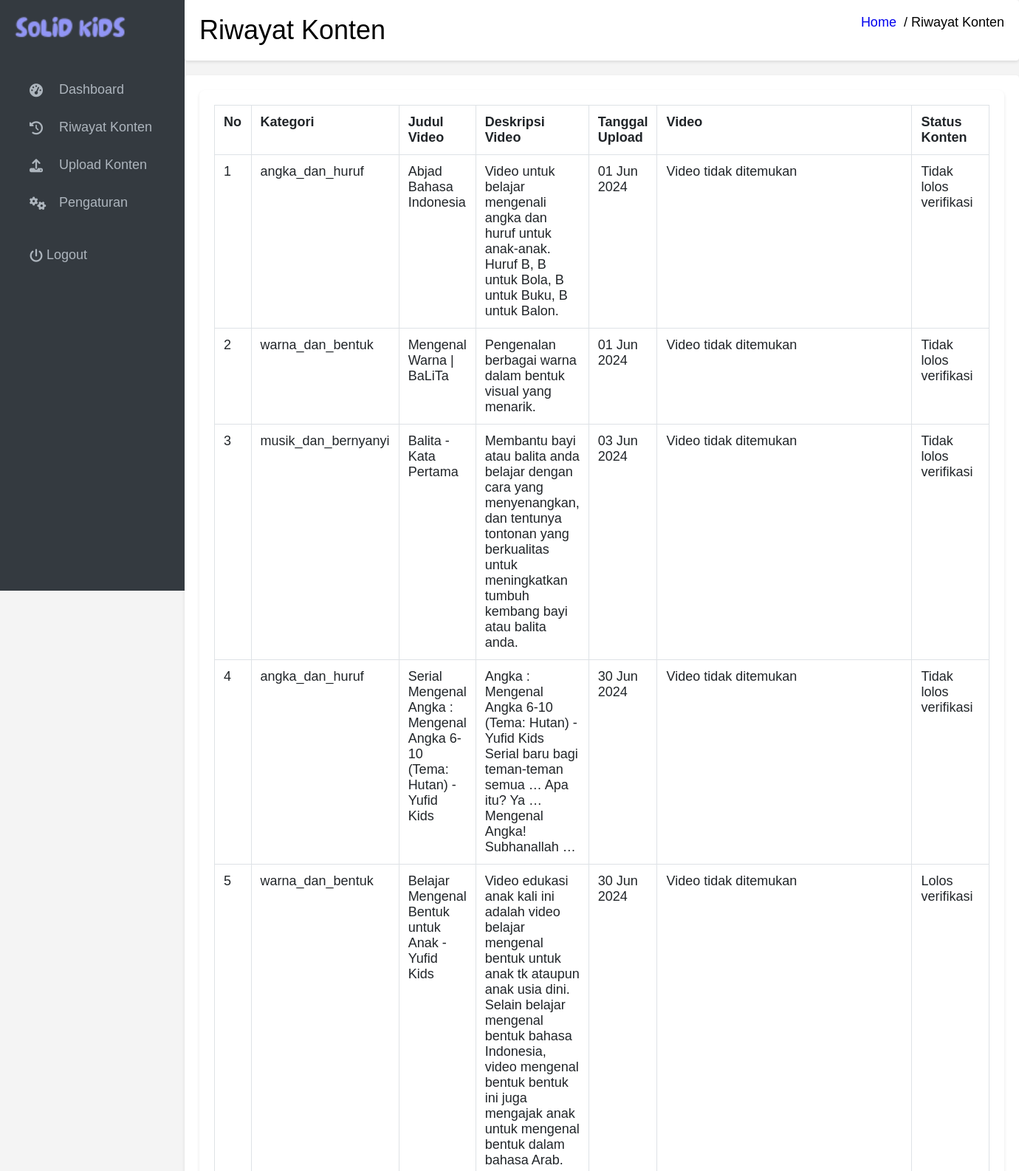
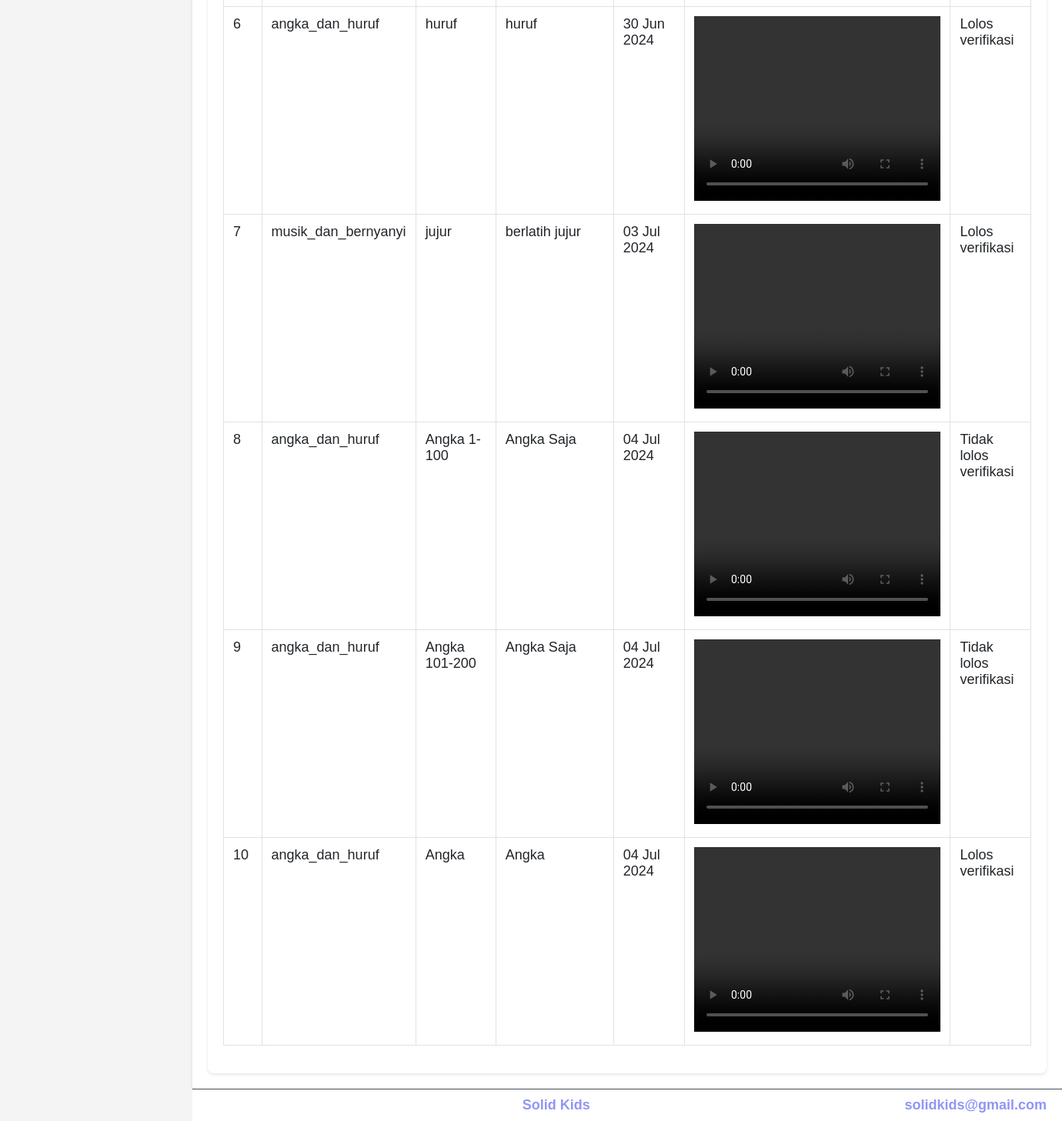
/mahsiswa/Riwayat.php (signed in), run on the app's committed database (2 pictures, top to bottom).
### tables this page shows
CREATE TABLE `videos` (
  `video_id` int(11) NOT NULL,
  `title` varchar(255) NOT NULL,
  `description` text DEFAULT NULL,
  `upload_date` timestamp NOT NULL DEFAULT current_timestamp(),
  `user_id` int(11) DEFAULT NULL,
  `verified` tinyint(1) NOT NULL DEFAULT 0,
  `video_file` varchar(255) NOT NULL
);

CREATE TABLE `topics` (
  `topic_id` int(11) NOT NULL,
  `name` varchar(100) NOT NULL,
  `description` text DEFAULT NULL
);

### mahsiswa/Riwayat.php (the view, shortened to what this page needs)
<?php
$logged_in_user_id = $_SESSION['user_id'];
include 'databasekey.php';
$sql = "
    SELECT v.video_id, v.title, v.description, v.upload_date, v.verified, t.name AS category_name, v.video_file
    FROM videos v
    JOIN video_topics vt ON v.video_id = vt.video_id
    JOIN topics t ON vt.topic_id = t.topic_id
    WHERE v.user_id = ? AND v.verified IN (1, 2)
";
$stmt = $conn->prepare($sql);
$stmt->bind_param("i", $logged_in_user_id);
$stmt->execute();
$result = $stmt->get_result();
?>
<!DOCTYPE html>
<html lang="en">
<head>
    <link rel="stylesheet" href="../css/sidebar.css">
    <link rel="stylesheet" href="../css/style.css">
    <link rel="stylesheet" href="https://cdnjs.cloudflare.com/ajax/libs/font-awesome/6.5.2/css/all.min.css">
</head>
<body>
    <div class="container">
        <?php include 'sidebar.php';?>
        <div class="content">
            <div class="header">
                <div class="row mb-2">
                    <div class="col-sm-6">
                        <h1 class="m-0">Riwayat Konten</h1>
                    </div>
                    <div class="col-sm-6">
                        <ol class="breadcrumb float-sm-right">
                            <li class="breadcrumb-item"><a href="index_admin.php">Home</a></li>
                            <li class="breadcrumb-item active">Riwayat Konten</li>
                        </ol>
                    </div>
                </div>
            </div>
            <div class="main">
                <section>
                    <div class="container-fluid">
                        <div class="row">
                            <div class="col-12">
                                <div class="card">
                                    <div class="card-body">
                                        <table id="example2" class="table table-bordered table-hover">
                                            <thead>
                                                <tr>
                                                    <th>No</th>
                                                    <th>Kategori</th>
                                                    <th>Judul Video</th>
                                                    <th>Deskripsi Video</th>
                                                    <th>Tanggal Upload</th>
                                                    <th>Video</th>
                                                    <th>Status Konten</th>
                                                </tr>
                                            </thead>
                                            <tbody>
            <?php
            if ($result->num_rows > 0) {
                $no = 1;
                while ($row = $result->fetch_assoc()) {
                    $status = $row["verified"] == 1 ? "Lolos verifikasi" : "Tidak lolos verifikasi";
                    echo "<tr>
                            <td width='5%'>" . $no++ . "</td>
                            <td>" . htmlspecialchars($row["category_name"]) . "</td>
                            <td>" . htmlspecialchars($row["title"]) . "</td>
                            <td>" . htmlspecialchars($row["description"]) . "</td>
                            <td>" . date("d M Y", strtotime($row["upload_date"])) . "</td>
                            <td>";
                    if ($row['video_file']) {
                        echo '<video width="320" height="240" controls>
                                <source src="' . htmlspecialchars($row['video_file']) . '" type="video/mp4">
                                Your browser does not support the video tag.
                              </video>';
                    } else {
                        echo '<p>Video tidak ditemukan</p>';
                    }
                    echo "</td>
                            <td width='15%'>" . htmlspecialchars($status) . "</td>
                          </tr>";
                }
            } else {
                echo "<tr><td colspan='7'>Tidak ada data</td></tr>";
            }
            ?>
        </tbody>
                                        </table>
                                    </div>
                                </div>
                            </div>
                        </div>
                    </div>
                </section>
            </div>
            <footer>
                <strong> <a href="#">Solid Kids</a></strong>
                <div class="float-right d-none d-sm-inline-block">
                    <a href="#"><b>solidkids@gmail.com</b></a>
                </div>
            </footer>
        </div>
    </div>
</body>
</html>

### css/sidebar.css (style rules this page uses)
body { font-family: "Arial", sans-serif; font-size: 18px; }
li { list-style: none; }

### css/style.css (style rules this page uses)
* { box-sizing: border-box; margin: 0; padding: 0; }
body { font-family: Arial, sans-serif; background-color: #f4f4f4; }
.container { display: flex; min-height: 100vh; }
.content { flex-grow: 1; margin-left: 250px; display: flex; flex-direction: column; }
.header { background-color: #fff; padding: 20px; margin-bottom: 20px; border-radius: 4px; box-shadow: 0 2px 4px rgba(0, 0, 0, 0.1); display: flex; justify-content: space-between; align-items: center; }
.header .row { display: flex; justify-content: space-between; width: 100%; }
.header .breadcrumb { background: none; margin: 0; }
.header h1 { font-weight: normal; }
.header a { text-decoration: none; }
.header .breadcrumb li { list-style: none; display: inline; }
.header .breadcrumb li + li::before { content: "/"; margin: 0 5px; color: #000000; }
.main { flex-grow: 1; background-color: #ffffff; padding: 20px; border-radius: 4px; box-shadow: 0 2px 4px rgba(0, 0, 0, 0.1); }
.card { background: #fff; border-radius: 8px; box-shadow: 0 2px 4px rgba(0, 0, 0, 0.1); overflow: hidden; }
.card-body { padding: 20px; }
.table { width: 100%; margin-bottom: 1rem; color: #212529; border-collapse: collapse; }
.table th, .table td { padding: 0.75rem; vertical-align: top; border-top: 1px solid #dee2e6; text-align: left; }
.table-bordered { border: 1px solid #dee2e6; }
.table-bordered th, .table-bordered td { border: 1px solid #dee2e6; }
footer { background-color: #ffffff; color: #000000; padding: 10px 20px; text-align: center; border-top: 1px solid #474f57; }
footer a { color: #9195f6; text-decoration: none; }
footer .float-right { float: right; }

### data on the page
videos: topics.name "angka_dan_huruf", title "Abjad Bahasa Indonesia", description "Video untuk belajar mengenali angka dan huruf untuk anak-anak. Huruf B, B untuk Bola, B untuk Buku, B untuk Balon.", upload_date "01 Jun 2024", video_file "Video tidak ditemukan", verified "Tidak lolos verifikasi"
videos: topics.name "warna_dan_bentuk", title "Mengenal Warna | BaLiTa", description "Pengenalan berbagai warna dalam bentuk visual yang menarik.", upload_date "01 Jun 2024", video_file "Video tidak ditemukan", verified "Tidak lolos verifikasi"
videos: topics.name "musik_dan_bernyanyi", title "Balita - Kata Pertama", description "Membantu bayi atau balita anda belajar dengan cara yang menyenangkan, dan tentunya tontonan yang berkualitas untuk meningkatkan tumbuh kembang bayi atau balita anda.", upload_date "03 Jun 2024", video_file "Video tidak ditemukan", verified "Tidak lolos verifikasi"
videos: topics.name "angka_dan_huruf", title "Serial Mengenal Angka : Mengenal Angka 6-10 (Tema: Hutan) - Yufid Kids", description "Angka : Mengenal Angka 6-10 (Tema: Hutan) - Yufid Kids Serial baru bagi teman-teman semua … Apa itu? Ya … Mengenal Angka! Subhanallah …", upload_date "30 Jun 2024", video_file "Video tidak ditemukan", verified "Tidak lolos verifikasi"
videos: topics.name "warna_dan_bentuk", title "Belajar Mengenal Bentuk untuk Anak - Yufid Kids", description "Video edukasi anak kali ini adalah video belajar mengenal bentuk untuk anak tk ataupun anak usia dini. Selain belajar mengenal bentuk bahasa Indonesia, video mengenal bentuk bentuk ini juga mengajak anak untuk mengenal bentuk dalam bahasa Arab.", upload_date "30 Jun 2024", video_file "Video tidak ditemukan", verified "Lolos verifikasi"
videos: topics.name "angka_dan_huruf", title "huruf", description "huruf", upload_date "30 Jun 2024", verified "Lolos verifikasi"
videos: topics.name "musik_dan_bernyanyi", title "jujur", description "berlatih jujur", upload_date "03 Jul 2024", verified "Lolos verifikasi"
videos: topics.name "angka_dan_huruf", title "Angka 1-100", description "Angka Saja", upload_date "04 Jul 2024", verified "Tidak lolos verifikasi"
videos: topics.name "angka_dan_huruf", title "Angka 101-200", description "Angka Saja", upload_date "04 Jul 2024", verified "Tidak lolos verifikasi"
videos: topics.name "angka_dan_huruf", title "Angka", description "Angka", upload_date "04 Jul 2024", verified "Lolos verifikasi"
